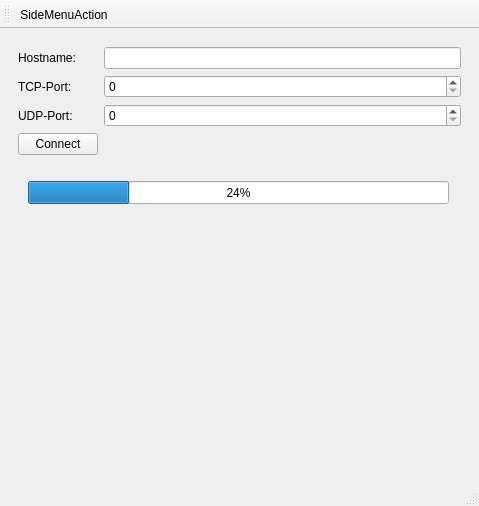
<?xml version="1.0" encoding="UTF-8"?>
<ui version="4.0">
 <class>MainWindow</class>
 <widget class="QMainWindow" name="MainWindow">
  <property name="geometry">
   <rect>
    <x>0</x>
    <y>0</y>
    <width>479</width>
    <height>506</height>
   </rect>
  </property>
  <property name="minimumSize">
   <size>
    <width>479</width>
    <height>402</height>
   </size>
  </property>
  <property name="maximumSize">
   <size>
    <width>479</width>
    <height>99999</height>
   </size>
  </property>
  <property name="windowTitle">
   <string>MainWindow</string>
  </property>
  <property name="toolTip">
   <string>Don't ask for permission to start COVISE or OpenCOVER</string>
  </property>
  <property name="styleSheet">
   <string notr="true"/>
  </property>
  <widget class="QWidget" name="centralwidget">
   <layout class="QHBoxLayout" name="horizontalLayout">
    <item>
     <widget class="QStackedWidget" name="MenuStackedWidget">
      <property name="currentIndex">
       <number>0</number>
      </property>
      <widget class="QWidget" name="page">
       <layout class="QVBoxLayout" name="verticalLayout">
        <item>
         <layout class="QFormLayout" name="formLayout">
          <item row="0" column="0">
           <widget class="QLabel" name="label_3">
            <property name="text">
             <string>Hostname:</string>
            </property>
           </widget>
          </item>
          <item row="1" column="0">
           <widget class="QLabel" name="label_4">
            <property name="text">
             <string>TCP-Port:</string>
            </property>
           </widget>
          </item>
          <item row="0" column="1">
           <widget class="QLineEdit" name="hostIpf"/>
          </item>
          <item row="3" column="0">
           <widget class="QPushButton" name="connectBtn">
            <property name="text">
             <string>Connect</string>
            </property>
           </widget>
          </item>
          <item row="3" column="1">
           <widget class="QLabel" name="conncetedLabel">
            <property name="styleSheet">
             <string notr="true">image: url(:/images/redCircle.png);</string>
            </property>
            <property name="text">
             <string/>
            </property>
           </widget>
          </item>
          <item row="2" column="0">
           <widget class="QLabel" name="label_5">
            <property name="text">
             <string>UDP-Port:</string>
            </property>
           </widget>
          </item>
          <item row="1" column="1">
           <widget class="QSpinBox" name="tcpInput">
            <property name="maximum">
             <number>65535</number>
            </property>
           </widget>
          </item>
          <item row="2" column="1">
           <widget class="QSpinBox" name="udpInput">
            <property name="maximum">
             <number>65535</number>
            </property>
           </widget>
          </item>
         </layout>
        </item>
        <item>
         <widget class="QStackedWidget" name="InfoStackedWidget">
          <property name="currentIndex">
           <number>1</number>
          </property>
          <widget class="QWidget" name="page_3">
           <layout class="QHBoxLayout" name="horizontalLayout_4">
            <item>
             <layout class="QVBoxLayout" name="verticalLayout_5">
              <item>
               <layout class="QHBoxLayout" name="horizontalLayout_5"/>
              </item>
              <item>
               <layout class="QHBoxLayout" name="horizontalLayout_6">
                <item>
                 <widget class="QScrollArea" name="clientsScrollArea">
                  <property name="widgetResizable">
                   <bool>true</bool>
                  </property>
                  <widget class="QWidget" name="scrollAreaWidgetContents">
                   <property name="geometry">
                    <rect>
                     <x>0</x>
                     <y>0</y>
                     <width>419</width>
                     <height>249</height>
                    </rect>
                   </property>
                  </widget>
                 </widget>
                </item>
               </layout>
              </item>
             </layout>
            </item>
           </layout>
          </widget>
          <widget class="QWidget" name="page_4">
           <widget class="QProgressBar" name="progressBar">
            <property name="enabled">
             <bool>true</bool>
            </property>
            <property name="geometry">
             <rect>
              <x>10</x>
              <y>20</y>
              <width>421</width>
              <height>23</height>
             </rect>
            </property>
            <property name="value">
             <number>24</number>
            </property>
           </widget>
          </widget>
         </widget>
        </item>
       </layout>
      </widget>
      <widget class="QWidget" name="page_2">
       <layout class="QHBoxLayout" name="horizontalLayout_2">
        <item>
         <widget class="QFrame" name="frame">
          <property name="styleSheet">
           <string notr="true"/>
          </property>
          <property name="frameShape">
           <enum>QFrame::NoFrame</enum>
          </property>
          <property name="frameShadow">
           <enum>QFrame::Raised</enum>
          </property>
          <layout class="QHBoxLayout" name="horizontalLayout_3">
           <property name="spacing">
            <number>0</number>
           </property>
           <property name="leftMargin">
            <number>0</number>
           </property>
           <property name="topMargin">
            <number>0</number>
           </property>
           <property name="rightMargin">
            <number>0</number>
           </property>
           <property name="bottomMargin">
            <number>0</number>
           </property>
           <item>
            <layout class="QFormLayout" name="formLayout_2">
             <item row="0" column="0">
              <widget class="QLabel" name="timeoutLabel">
               <property name="minimumSize">
                <size>
                 <width>100</width>
                 <height>0</height>
                </size>
               </property>
               <property name="toolTip">
                <string>Timeout for connection attempts to the VRB</string>
               </property>
               <property name="text">
                <string>Timeout: 0</string>
               </property>
              </widget>
             </item>
             <item row="0" column="1">
              <widget class="QSlider" name="timeoutSlider">
               <property name="maximum">
                <number>30</number>
               </property>
               <property name="value">
                <number>0</number>
               </property>
               <property name="orientation">
                <enum>Qt::Horizontal</enum>
               </property>
              </widget>
             </item>
             <item row="1" column="0">
              <widget class="QLabel" name="label">
               <property name="toolTip">
                <string>Don't ask for permissions to start COVISE or OpenCOVER</string>
               </property>
               <property name="text">
                <string>Autostart:</string>
               </property>
              </widget>
             </item>
             <item row="1" column="1">
              <widget class="QCheckBox" name="autostartCheckBox">
               <property name="text">
                <string/>
               </property>
              </widget>
             </item>
             <item row="2" column="0">
              <widget class="QLabel" name="label_2">
               <property name="text">
                <string>Autoconnect:</string>
               </property>
              </widget>
             </item>
             <item row="2" column="1">
              <widget class="QCheckBox" name="autoconnectCheckBox">
               <property name="text">
                <string/>
               </property>
              </widget>
             </item>
             <item row="3" column="0">
              <widget class="QLabel" name="label_6">
               <property name="text">
                <string>Args:</string>
               </property>
              </widget>
             </item>
             <item row="3" column="1">
              <widget class="QLineEdit" name="cmdArgsInput"/>
             </item>
            </layout>
           </item>
          </layout>
         </widget>
        </item>
       </layout>
      </widget>
     </widget>
    </item>
   </layout>
  </widget>
  <widget class="QStatusBar" name="statusbar"/>
  <widget class="QToolBar" name="toolBar">
   <property name="maximumSize">
    <size>
     <width>700</width>
     <height>16777215</height>
    </size>
   </property>
   <property name="windowTitle">
    <string>toolBar</string>
   </property>
   <attribute name="toolBarArea">
    <enum>TopToolBarArea</enum>
   </attribute>
   <attribute name="toolBarBreak">
    <bool>false</bool>
   </attribute>
   <addaction name="actionSideMenuAction"/>
  </widget>
  <action name="actionSideMenuAction">
   <property name="icon">
    <iconset resource="resources.qrc">
     <normaloff>:/images/menu.png</normaloff>:/images/menu.png</iconset>
   </property>
   <property name="text">
    <string>SideMenuAction</string>
   </property>
  </action>
 </widget>
 <resources>
  <include location="resources.qrc"/>
 </resources>
 <connections/>
</ui>
